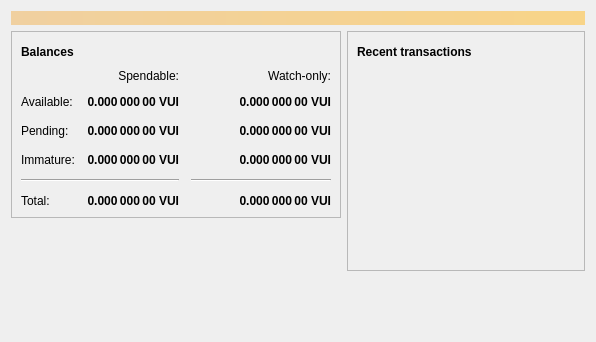
<?xml version="1.0" encoding="UTF-8"?>
<ui version="4.0">
 <class>OverviewPage</class>
 <widget class="QWidget" name="OverviewPage">
  <property name="geometry">
   <rect>
    <x>0</x>
    <y>0</y>
    <width>596</width>
    <height>342</height>
   </rect>
  </property>
  <property name="windowTitle">
   <string>Form</string>
  </property>
  <layout class="QVBoxLayout" name="topLayout">
   <item>
    <widget class="QLabel" name="labelAlerts">
     <property name="visible">
      <bool>false</bool>
     </property>
     <property name="styleSheet">
      <string notr="true">QLabel { background-color: qlineargradient(x1: 0, y1: 0, x2: 1, y2: 0, stop:0 #F0D0A0, stop:1 #F8D488); color:#000000; }</string>
     </property>
     <property name="wordWrap">
      <bool>true</bool>
     </property>
     <property name="margin">
      <number>3</number>
     </property>
     <property name="textInteractionFlags">
      <set>Qt::TextSelectableByMouse</set>
     </property>
    </widget>
   </item>
   <item>
    <layout class="QHBoxLayout" name="horizontalLayout" stretch="1,1">
     <item>
      <layout class="QVBoxLayout" name="verticalLayout_2">
       <item>
        <widget class="QFrame" name="frame">
         <property name="frameShape">
          <enum>QFrame::StyledPanel</enum>
         </property>
         <property name="frameShadow">
          <enum>QFrame::Raised</enum>
         </property>
         <layout class="QVBoxLayout" name="verticalLayout_4">
          <item>
           <layout class="QHBoxLayout" name="horizontalLayout_4">
            <item>
             <widget class="QLabel" name="label_5">
              <property name="font">
               <font>
                <weight>75</weight>
                <bold>true</bold>
               </font>
              </property>
              <property name="text">
               <string>Balances</string>
              </property>
             </widget>
            </item>
            <item>
             <widget class="QPushButton" name="labelWalletStatus">
              <property name="enabled">
               <bool>true</bool>
              </property>
              <property name="maximumSize">
               <size>
                <width>30</width>
                <height>16777215</height>
               </size>
              </property>
              <property name="toolTip">
               <string>The displayed information may be out of date. Your wallet automatically synchronizes with the Litecoin network after a connection is established, but this process has not completed yet.</string>
              </property>
              <property name="text">
               <string/>
              </property>
              <property name="icon">
               <iconset resource="../bitcoin.qrc">
                <normaloff>:/icons/warning</normaloff>
                <disabledoff>:/icons/warning</disabledoff>:/icons/warning</iconset>
              </property>
              <property name="iconSize">
               <size>
                <width>24</width>
                <height>24</height>
               </size>
              </property>
              <property name="flat">
               <bool>true</bool>
              </property>
             </widget>
            </item>
            <item>
             <spacer name="horizontalSpacer_3">
              <property name="orientation">
               <enum>Qt::Horizontal</enum>
              </property>
              <property name="sizeHint" stdset="0">
               <size>
                <width>40</width>
                <height>20</height>
               </size>
              </property>
             </spacer>
            </item>
           </layout>
          </item>
          <item>
           <layout class="QGridLayout" name="gridLayout">
            <property name="spacing">
             <number>12</number>
            </property>
            <item row="2" column="2">
             <widget class="QLabel" name="labelWatchPending">
              <property name="font">
               <font>
                <weight>75</weight>
                <bold>true</bold>
               </font>
              </property>
              <property name="cursor">
               <cursorShape>IBeamCursor</cursorShape>
              </property>
              <property name="toolTip">
               <string>Unconfirmed transactions to watch-only addresses</string>
              </property>
              <property name="text">
               <string notr="true">0.000 000 00 VUI</string>
              </property>
              <property name="alignment">
               <set>Qt::AlignRight|Qt::AlignTrailing|Qt::AlignVCenter</set>
              </property>
              <property name="textInteractionFlags">
               <set>Qt::LinksAccessibleByMouse|Qt::TextSelectableByKeyboard|Qt::TextSelectableByMouse</set>
              </property>
             </widget>
            </item>
            <item row="2" column="1">
             <widget class="QLabel" name="labelUnconfirmed">
              <property name="font">
               <font>
                <weight>75</weight>
                <bold>true</bold>
               </font>
              </property>
              <property name="cursor">
               <cursorShape>IBeamCursor</cursorShape>
              </property>
              <property name="toolTip">
               <string>Total of transactions that have yet to be confirmed, and do not yet count toward the spendable balance</string>
              </property>
              <property name="text">
               <string notr="true">0.000 000 00 VUI</string>
              </property>
              <property name="alignment">
               <set>Qt::AlignRight|Qt::AlignTrailing|Qt::AlignVCenter</set>
              </property>
              <property name="textInteractionFlags">
               <set>Qt::LinksAccessibleByMouse|Qt::TextSelectableByKeyboard|Qt::TextSelectableByMouse</set>
              </property>
             </widget>
            </item>
            <item row="3" column="2">
             <widget class="QLabel" name="labelWatchImmature">
              <property name="font">
               <font>
                <weight>75</weight>
                <bold>true</bold>
               </font>
              </property>
              <property name="cursor">
               <cursorShape>IBeamCursor</cursorShape>
              </property>
              <property name="toolTip">
               <string>Mined balance in watch-only addresses that has not yet matured</string>
              </property>
              <property name="text">
               <string notr="true">0.000 000 00 VUI</string>
              </property>
              <property name="alignment">
               <set>Qt::AlignRight|Qt::AlignTrailing|Qt::AlignVCenter</set>
              </property>
              <property name="textInteractionFlags">
               <set>Qt::LinksAccessibleByMouse|Qt::TextSelectableByKeyboard|Qt::TextSelectableByMouse</set>
              </property>
             </widget>
            </item>
            <item row="4" column="0" colspan="2">
             <widget class="Line" name="line">
              <property name="orientation">
               <enum>Qt::Horizontal</enum>
              </property>
             </widget>
            </item>
            <item row="4" column="2">
             <widget class="Line" name="lineWatchBalance">
              <property name="sizePolicy">
               <sizepolicy hsizetype="Preferred" vsizetype="Fixed">
                <horstretch>0</horstretch>
                <verstretch>0</verstretch>
               </sizepolicy>
              </property>
              <property name="minimumSize">
               <size>
                <width>140</width>
                <height>0</height>
               </size>
              </property>
              <property name="orientation">
               <enum>Qt::Horizontal</enum>
              </property>
             </widget>
            </item>
            <item row="5" column="0">
             <widget class="QLabel" name="labelTotalText">
              <property name="text">
               <string>Total:</string>
              </property>
             </widget>
            </item>
            <item row="3" column="1">
             <widget class="QLabel" name="labelImmature">
              <property name="font">
               <font>
                <weight>75</weight>
                <bold>true</bold>
               </font>
              </property>
              <property name="cursor">
               <cursorShape>IBeamCursor</cursorShape>
              </property>
              <property name="toolTip">
               <string>Mined balance that has not yet matured</string>
              </property>
              <property name="text">
               <string notr="true">0.000 000 00 VUI</string>
              </property>
              <property name="alignment">
               <set>Qt::AlignRight|Qt::AlignTrailing|Qt::AlignVCenter</set>
              </property>
              <property name="textInteractionFlags">
               <set>Qt::LinksAccessibleByMouse|Qt::TextSelectableByKeyboard|Qt::TextSelectableByMouse</set>
              </property>
             </widget>
            </item>
            <item row="2" column="3">
             <spacer name="horizontalSpacer_2">
              <property name="orientation">
               <enum>Qt::Horizontal</enum>
              </property>
              <property name="sizeHint" stdset="0">
               <size>
                <width>40</width>
                <height>20</height>
               </size>
              </property>
             </spacer>
            </item>
            <item row="3" column="0">
             <widget class="QLabel" name="labelImmatureText">
              <property name="text">
               <string>Immature:</string>
              </property>
             </widget>
            </item>
            <item row="5" column="1">
             <widget class="QLabel" name="labelTotal">
              <property name="font">
               <font>
                <weight>75</weight>
                <bold>true</bold>
               </font>
              </property>
              <property name="cursor">
               <cursorShape>IBeamCursor</cursorShape>
              </property>
              <property name="toolTip">
               <string>Your current total balance</string>
              </property>
              <property name="text">
               <string notr="true">0.000 000 00 VUI</string>
              </property>
              <property name="alignment">
               <set>Qt::AlignRight|Qt::AlignTrailing|Qt::AlignVCenter</set>
              </property>
              <property name="textInteractionFlags">
               <set>Qt::LinksAccessibleByMouse|Qt::TextSelectableByKeyboard|Qt::TextSelectableByMouse</set>
              </property>
             </widget>
            </item>
            <item row="5" column="2">
             <widget class="QLabel" name="labelWatchTotal">
              <property name="font">
               <font>
                <weight>75</weight>
                <bold>true</bold>
               </font>
              </property>
              <property name="cursor">
               <cursorShape>IBeamCursor</cursorShape>
              </property>
              <property name="toolTip">
               <string>Current total balance in watch-only addresses</string>
              </property>
              <property name="text">
               <string notr="true">0.000 000 00 VUI</string>
              </property>
              <property name="alignment">
               <set>Qt::AlignRight|Qt::AlignTrailing|Qt::AlignVCenter</set>
              </property>
              <property name="textInteractionFlags">
               <set>Qt::LinksAccessibleByMouse|Qt::TextSelectableByKeyboard|Qt::TextSelectableByMouse</set>
              </property>
             </widget>
            </item>
            <item row="0" column="2">
             <widget class="QLabel" name="labelWatchonly">
              <property name="text">
               <string>Watch-only:</string>
              </property>
              <property name="alignment">
               <set>Qt::AlignRight|Qt::AlignTrailing|Qt::AlignVCenter</set>
              </property>
             </widget>
            </item>
            <item row="1" column="0">
             <widget class="QLabel" name="labelBalanceText">
              <property name="text">
               <string>Available:</string>
              </property>
             </widget>
            </item>
            <item row="1" column="1">
             <widget class="QLabel" name="labelBalance">
              <property name="font">
               <font>
                <weight>75</weight>
                <bold>true</bold>
               </font>
              </property>
              <property name="cursor">
               <cursorShape>IBeamCursor</cursorShape>
              </property>
              <property name="toolTip">
               <string>Your current spendable balance</string>
              </property>
              <property name="text">
               <string notr="true">0.000 000 00 VUI</string>
              </property>
              <property name="alignment">
               <set>Qt::AlignRight|Qt::AlignTrailing|Qt::AlignVCenter</set>
              </property>
              <property name="textInteractionFlags">
               <set>Qt::LinksAccessibleByMouse|Qt::TextSelectableByKeyboard|Qt::TextSelectableByMouse</set>
              </property>
             </widget>
            </item>
            <item row="1" column="2">
             <widget class="QLabel" name="labelWatchAvailable">
              <property name="font">
               <font>
                <weight>75</weight>
                <bold>true</bold>
               </font>
              </property>
              <property name="cursor">
               <cursorShape>IBeamCursor</cursorShape>
              </property>
              <property name="toolTip">
               <string>Your current balance in watch-only addresses</string>
              </property>
              <property name="text">
               <string notr="true">0.000 000 00 VUI</string>
              </property>
              <property name="alignment">
               <set>Qt::AlignRight|Qt::AlignTrailing|Qt::AlignVCenter</set>
              </property>
              <property name="textInteractionFlags">
               <set>Qt::LinksAccessibleByMouse|Qt::TextSelectableByKeyboard|Qt::TextSelectableByMouse</set>
              </property>
             </widget>
            </item>
            <item row="2" column="0">
             <widget class="QLabel" name="labelPendingText">
              <property name="text">
               <string>Pending:</string>
              </property>
             </widget>
            </item>
            <item row="0" column="1">
             <widget class="QLabel" name="labelSpendable">
              <property name="text">
               <string>Spendable:</string>
              </property>
              <property name="alignment">
               <set>Qt::AlignRight|Qt::AlignTrailing|Qt::AlignVCenter</set>
              </property>
             </widget>
            </item>
           </layout>
          </item>
         </layout>
        </widget>
       </item>
       <item>
        <spacer name="verticalSpacer">
         <property name="orientation">
          <enum>Qt::Vertical</enum>
         </property>
         <property name="sizeHint" stdset="0">
          <size>
           <width>20</width>
           <height>40</height>
          </size>
         </property>
        </spacer>
       </item>
      </layout>
     </item>
     <item>
      <layout class="QVBoxLayout" name="verticalLayout_3">
       <item>
        <widget class="QFrame" name="frame_2">
         <property name="frameShape">
          <enum>QFrame::StyledPanel</enum>
         </property>
         <property name="frameShadow">
          <enum>QFrame::Raised</enum>
         </property>
         <layout class="QVBoxLayout" name="verticalLayout">
          <item>
           <layout class="QHBoxLayout" name="horizontalLayout_2">
            <item>
             <widget class="QLabel" name="label_4">
              <property name="font">
               <font>
                <weight>75</weight>
                <bold>true</bold>
               </font>
              </property>
              <property name="text">
               <string>Recent transactions</string>
              </property>
             </widget>
            </item>
            <item>
             <widget class="QPushButton" name="labelTransactionsStatus">
              <property name="enabled">
               <bool>true</bool>
              </property>
              <property name="maximumSize">
               <size>
                <width>30</width>
                <height>16777215</height>
               </size>
              </property>
              <property name="toolTip">
               <string>The displayed information may be out of date. Your wallet automatically synchronizes with the Litecoin network after a connection is established, but this process has not completed yet.</string>
              </property>
              <property name="text">
               <string/>
              </property>
              <property name="icon">
               <iconset resource="../bitcoin.qrc">
                <normaloff>:/icons/warning</normaloff>
                <disabledoff>:/icons/warning</disabledoff>:/icons/warning</iconset>
              </property>
              <property name="iconSize">
               <size>
                <width>24</width>
                <height>24</height>
               </size>
              </property>
              <property name="flat">
               <bool>true</bool>
              </property>
             </widget>
            </item>
            <item>
             <spacer name="horizontalSpacer">
              <property name="orientation">
               <enum>Qt::Horizontal</enum>
              </property>
              <property name="sizeHint" stdset="0">
               <size>
                <width>40</width>
                <height>20</height>
               </size>
              </property>
             </spacer>
            </item>
           </layout>
          </item>
          <item>
           <widget class="QListView" name="listTransactions">
            <property name="styleSheet">
             <string notr="true">QListView { background: transparent; }</string>
            </property>
            <property name="frameShape">
             <enum>QFrame::NoFrame</enum>
            </property>
            <property name="verticalScrollBarPolicy">
             <enum>Qt::ScrollBarAlwaysOff</enum>
            </property>
            <property name="horizontalScrollBarPolicy">
             <enum>Qt::ScrollBarAlwaysOff</enum>
            </property>
            <property name="selectionMode">
             <enum>QAbstractItemView::NoSelection</enum>
            </property>
           </widget>
          </item>
         </layout>
        </widget>
       </item>
       <item>
        <spacer name="verticalSpacer_2">
         <property name="orientation">
          <enum>Qt::Vertical</enum>
         </property>
         <property name="sizeHint" stdset="0">
          <size>
           <width>20</width>
           <height>40</height>
          </size>
         </property>
        </spacer>
       </item>
      </layout>
     </item>
    </layout>
   </item>
  </layout>
 </widget>
 <resources/>
 <connections/>
</ui>
